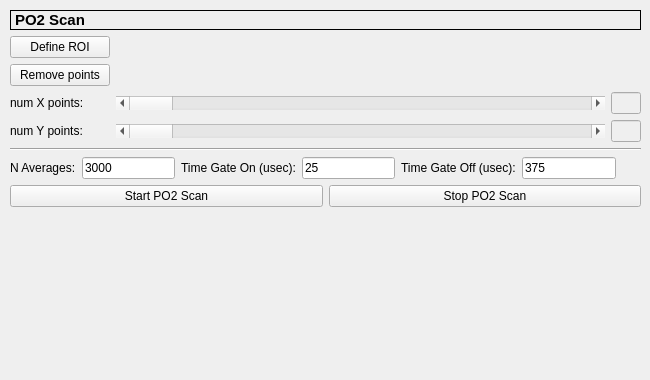
       <widget class="QWidget" name="tab_4">
        <attribute name="title">
         <string>PO2</string>
        </attribute>
        <widget class="QWidget" name="verticalLayoutWidget_4">
         <property name="geometry">
          <rect>
           <x>10</x>
           <y>10</y>
           <width>631</width>
           <height>361</height>
          </rect>
         </property>
         <layout class="QVBoxLayout" name="verticalLayout_12">
          <item>
           <widget class="QLabel" name="PO2Scan">
            <property name="font">
             <font>
              <pointsize>11</pointsize>
              <weight>75</weight>
              <bold>true</bold>
             </font>
            </property>
            <property name="frameShape">
             <enum>QFrame::Box</enum>
            </property>
            <property name="text">
             <string>PO2 Scan</string>
            </property>
           </widget>
          </item>
          <item>
           <layout class="QVBoxLayout" name="verticalLayout_6">
            <item>
             <layout class="QHBoxLayout" name="horizontalLayout_22">
              <item>
               <layout class="QGridLayout" name="gridLayout_19">
                <item row="0" column="0">
                 <widget class="QPushButton" name="pushButton_defineROI">
                  <property name="maximumSize">
                   <size>
                    <width>100</width>
                    <height>16777215</height>
                   </size>
                  </property>
                  <property name="text">
                   <string>Define ROI</string>
                  </property>
                 </widget>
                </item>
                <item row="2" column="1">
                 <widget class="QScrollBar" name="horizontalScrollBar_xPoints">
                  <property name="maximumSize">
                   <size>
                    <width>1000</width>
                    <height>16777215</height>
                   </size>
                  </property>
                  <property name="minimum">
                   <number>1</number>
                  </property>
                  <property name="orientation">
                   <enum>Qt::Horizontal</enum>
                  </property>
                 </widget>
                </item>
                <item row="3" column="1">
                 <widget class="QScrollBar" name="horizontalScrollBar_yPoints">
                  <property name="maximumSize">
                   <size>
                    <width>1000</width>
                    <height>16777215</height>
                   </size>
                  </property>
                  <property name="minimum">
                   <number>1</number>
                  </property>
                  <property name="orientation">
                   <enum>Qt::Horizontal</enum>
                  </property>
                 </widget>
                </item>
                <item row="3" column="2">
                 <widget class="QLineEdit" name="lineEdit_numYpoints">
                  <property name="enabled">
                   <bool>false</bool>
                  </property>
                  <property name="maximumSize">
                   <size>
                    <width>30</width>
                    <height>16777215</height>
                   </size>
                  </property>
                 </widget>
                </item>
                <item row="2" column="2">
                 <widget class="QLineEdit" name="lineEdit_numXpoints">
                  <property name="enabled">
                   <bool>false</bool>
                  </property>
                  <property name="sizePolicy">
                   <sizepolicy hsizetype="Expanding" vsizetype="Fixed">
                    <horstretch>0</horstretch>
                    <verstretch>0</verstretch>
                   </sizepolicy>
                  </property>
                  <property name="maximumSize">
                   <size>
                    <width>30</width>
                    <height>16777215</height>
                   </size>
                  </property>
                  <property name="acceptDrops">
                   <bool>true</bool>
                  </property>
                 </widget>
                </item>
                <item row="2" column="0">
                 <widget class="QLabel" name="label_47">
                  <property name="text">
                   <string>num X points:</string>
                  </property>
                 </widget>
                </item>
                <item row="3" column="0">
                 <widget class="QLabel" name="label_48">
                  <property name="text">
                   <string>num Y points:</string>
                  </property>
                 </widget>
                </item>
                <item row="1" column="0">
                 <widget class="QPushButton" name="pushButton_RemovePoints">
                  <property name="maximumSize">
                   <size>
                    <width>1000</width>
                    <height>16777215</height>
                   </size>
                  </property>
                  <property name="text">
                   <string>Remove points</string>
                  </property>
                 </widget>
                </item>
               </layout>
              </item>
             </layout>
            </item>
           </layout>
          </item>
          <item>
           <widget class="Line" name="line_20">
            <property name="orientation">
             <enum>Qt::Horizontal</enum>
            </property>
           </widget>
          </item>
          <item>
           <layout class="QHBoxLayout" name="horizontalLayout_8">
            <item>
             <widget class="QLabel" name="label_51">
              <property name="text">
               <string>N Averages:</string>
              </property>
             </widget>
            </item>
            <item>
             <widget class="QLineEdit" name="lineEdit_n_po2_averages">
              <property name="text">
               <string>3000</string>
              </property>
             </widget>
            </item>
            <item>
             <widget class="QLabel" name="label_59">
              <property name="text">
               <string>Time Gate On (usec):</string>
              </property>
             </widget>
            </item>
            <item>
             <widget class="QLineEdit" name="lineEdit_po2_gate_on">
              <property name="text">
               <string>25</string>
              </property>
             </widget>
            </item>
            <item>
             <widget class="QLabel" name="label_60">
              <property name="text">
               <string>Time Gate Off (usec):</string>
              </property>
             </widget>
            </item>
            <item>
             <widget class="QLineEdit" name="lineEdit_po2_gate_off">
              <property name="text">
               <string>375</string>
              </property>
             </widget>
            </item>
            <item>
             <spacer name="horizontalSpacer_2">
              <property name="orientation">
               <enum>Qt::Horizontal</enum>
              </property>
              <property name="sizeHint" stdset="0">
               <size>
                <width>40</width>
                <height>20</height>
               </size>
              </property>
             </spacer>
            </item>
           </layout>
          </item>
          <item>
           <layout class="QHBoxLayout" name="horizontalLayout_18">
            <item>
             <widget class="QPushButton" name="pushButton_startPO2">
              <property name="text">
               <string>Start PO2 Scan</string>
              </property>
              <property name="icon">
               <iconset resource="icons.qrc">
                <normaloff>:/icons/img/start_icon.png</normaloff>:/icons/img/start_icon.png</iconset>
              </property>
             </widget>
            </item>
            <item>
             <widget class="QPushButton" name="pushButton_stopPO2">
              <property name="text">
               <string>Stop PO2 Scan</string>
              </property>
              <property name="icon">
               <iconset resource="icons.qrc">
                <normaloff>:/icons/img/stop_icon.png</normaloff>:/icons/img/stop_icon.png</iconset>
              </property>
             </widget>
            </item>
           </layout>
          </item>
          <item>
           <spacer name="verticalSpacer_6">
            <property name="orientation">
             <enum>Qt::Vertical</enum>
            </property>
            <property name="sizeHint" stdset="0">
             <size>
              <width>20</width>
              <height>40</height>
             </size>
            </property>
           </spacer>
          </item>
         </layout>
        </widget>
       </widget>
